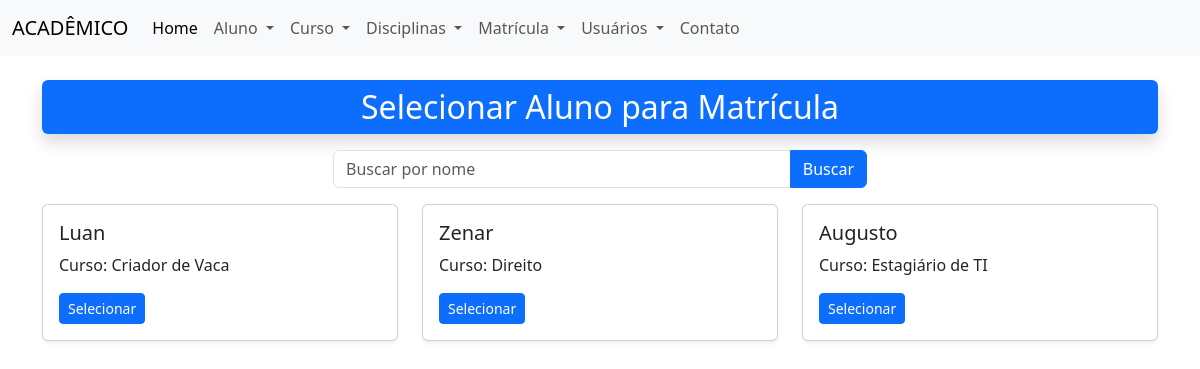
Screenshot of /disciplinas/listar_alunos__para_matricula/ with the database file from the repository.
### academico/models.py (models this page shows, shortened)
class Aluno(models.Model):
    nome = models.CharField(max_length=100)
    data_nascimento = models.DateField()
    cpf = models.CharField(max_length=14, unique=True)
    genero = models.CharField(max_length=2, choices=GENERO_CHOICES)
    estado_civil = models.CharField(
        max_length=30, choices=ESTADO_CIVIL_CHOICES)
    escolaridade = models.CharField(
        max_length=50, choices=ESCOLARIDADE_CHOICES)
    curso = models.ForeignKey(Curso, on_delete=models.RESTRICT)
    ativo = models.BooleanField(default=True)

class Curso(models.Model):
    nome = models.CharField(max_length=100)

### disciplinas/views.py (the view)
# urls.py: path('listar_alunos__para_matricula/', views.listar_alunos_para_matricula,
def listar_alunos_para_matricula(request):
    busca = request.GET.get('busca', '')
    if busca:
        alunos = Aluno.objects.filter(nome__icontains=busca, ativo=True)
    else:
        alunos = Aluno.objects.filter(ativo=True)
    dados = {
        'alunos': alunos,
        'busca': busca
    }
    return render(request, 'disciplinas/lista_alunos_matricula.html', dados)

### disciplinas/templates/disciplinas/lista_alunos_matricula.html
{% extends 'academico/base.html' %}
{% block content %}
<div class="container mt-4">
    <h2 class="bg-primary text-white rounded shadow py-2 text-center">Selecionar Aluno para Matrícula</h2>
    {% include 'academico/partials/_busca.html' %}
    <div class="row">
        {% for aluno in alunos %}
        <div class="col-md-4">
            <div class="card mb-3 shadow-sm">
                <div class="card-body">
                    <h5 class="card-title">{{ aluno.nome }}</h5>
                    <p class="card-text">Curso: {{ aluno.curso.nome }}</p>
                    <a href="{% url 'matricular_aluno' aluno.id %}" class="btn btn-primary btn-sm">Selecionar</a>
                </div>
            </div>
        </div>
        {% empty %}
        <p>Nenhum aluno encontrado.</p>
        {% endfor %}
    </div>
</div>
{% endblock %}

### rows the page displays
Aluno: nome "Luan", curso.nome "Criador de Vaca"
Aluno: nome "Zenar", curso.nome "Direito"
Aluno: nome "Augusto", curso.nome "Estagiário de TI"
